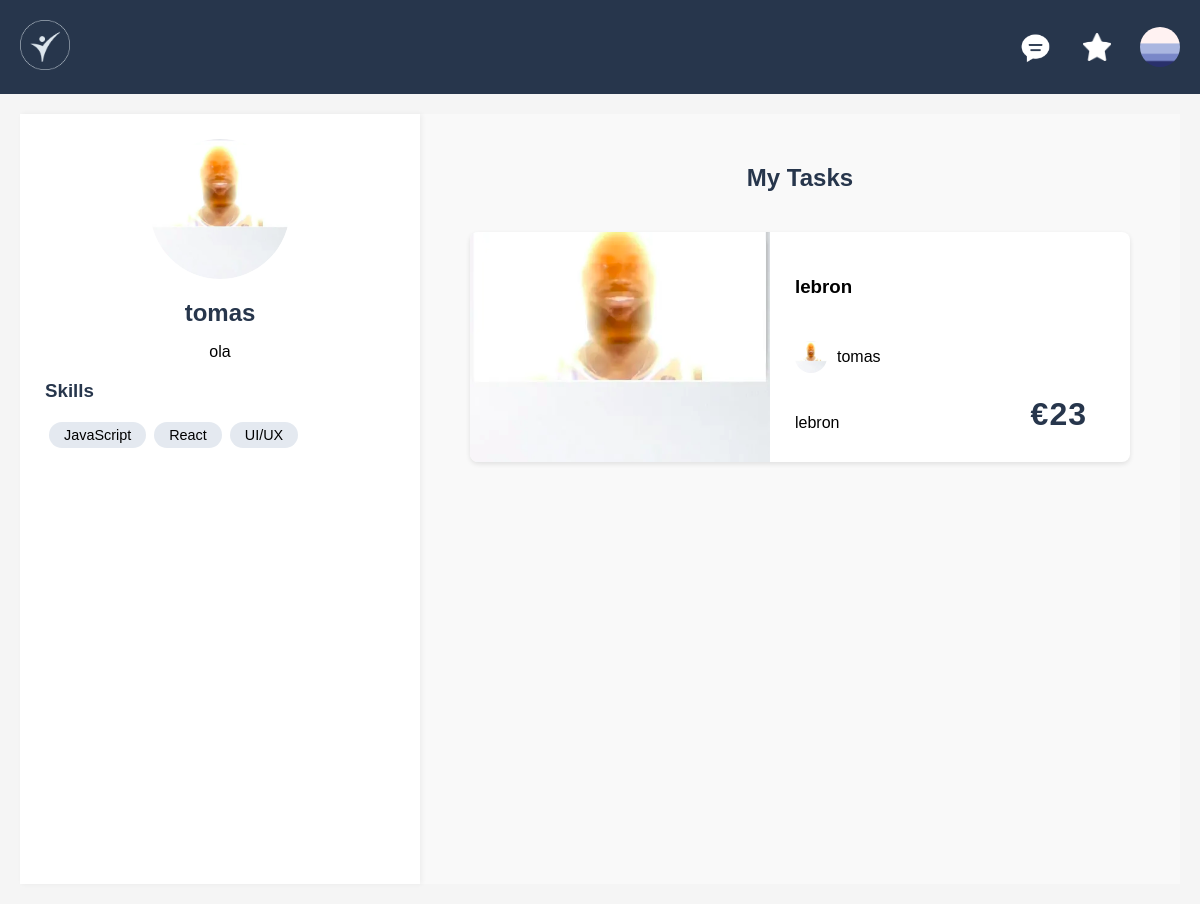
The page /pages/user.php?user=tomas (signed in) on the database as committed earlier.
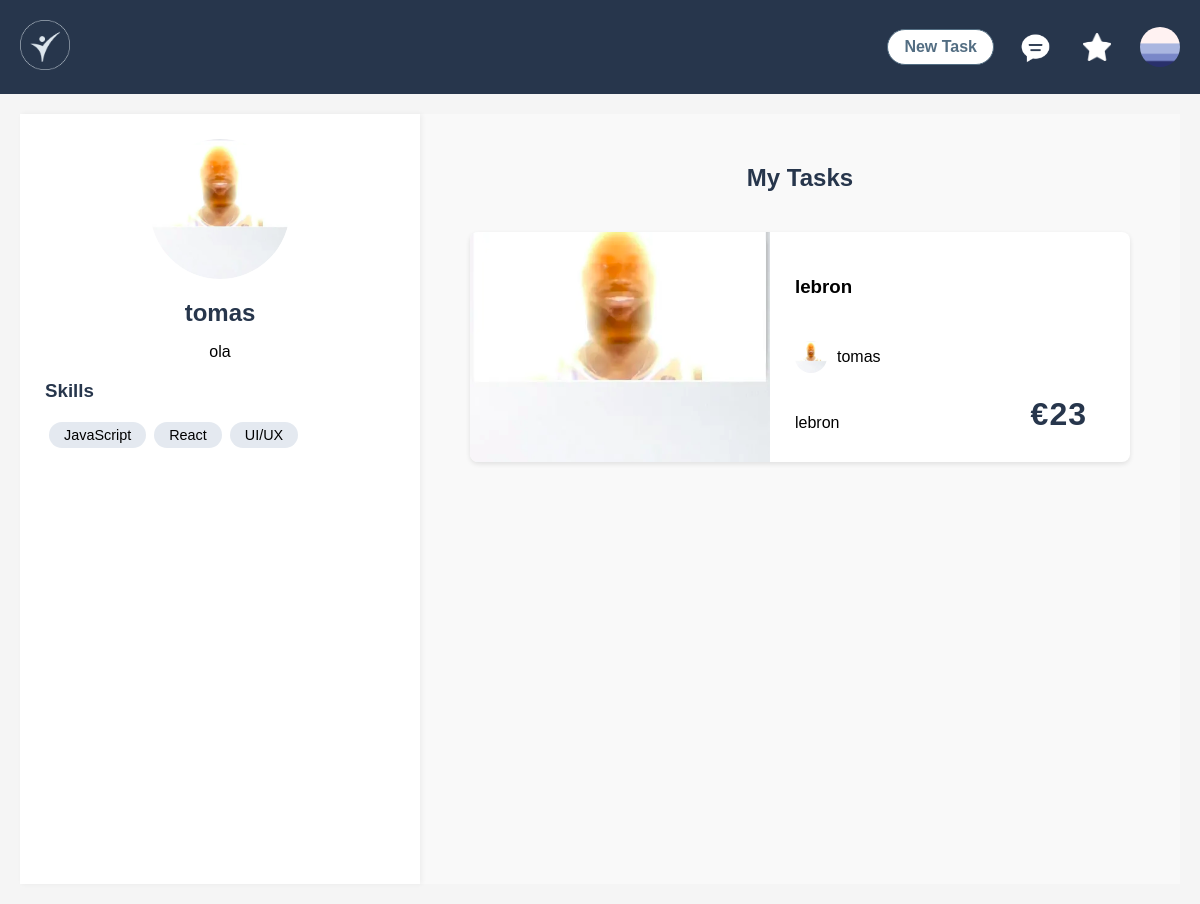
The same page on the database as committed later.
### database/user_db.php (called while the page is built, shortened)
<?php
class User {
    public static function get_user($username) {
        $db = Database::getInstance();
        $stmt = $db->prepare('SELECT * FROM users WHERE username = ?');
        $stmt->execute([$username]);
        return $stmt->fetch();
    }
}
?>

### pages/user.php (the view, shortened to what the changed rows need)
<?php
require_once(__DIR__ . '/../database/user_db.php');
$profileUser = $_GET['user'] ?? $_SESSION['username'] ?? null;
$userData = null;
if ($profileUser) {
    $userData = User::get_user($profileUser);
}
?>
<!DOCTYPE html>
<html lang="en">
    <head>
        <link rel="stylesheet" href="css/style.css">
        <link rel="stylesheet" href="css/user.css">
        <link rel="stylesheet" href="css/gig_card.css">
        </head>
    <body>
    <?php include_once(__DIR__ . '/../components/header.php'); ?>
    <main class="main-layout">
        <aside class="user">
            <div class="user-profile" id="userProfile">
                <h2 class="user-name" id="userName">
                    <?= htmlspecialchars($userData['name'] ?? $_SESSION['username'] ?? 'Guest') ?>
                </h2>
            </div>
        </aside>
        <section class="content-area">
            <h1 class="page-title">My Tasks</h1>
        </section>
    </main>
</body>
</html>

### components/header.php (shortened to what the changed rows need)
<?php
$userPhoto = '../docs/user_icon.png';
$isTasker = false;
if (isset($_SESSION['username'])) {
    require_once(__DIR__ . '/../database/user_db.php');
    try {
        $result = User::get_user($_SESSION['username']);
        if ($result) {
            if (!empty($result['profile_photo'])) {
                $userPhoto = '../docs/' . $result['profile_photo'];
            }
            $isTasker = $result['task_mode'] ?? false;
        }
    } catch (PDOException $e) {
        error_log("Error fetching user data: " . $e->getMessage());
    }
}
?>
<header>
    <div class="header-right">
        <?php if (isset($_SESSION['username'])): ?>
            <?php if ($isTasker): ?>
                <a href="new_task.php" class="new-task-button">New Task</a>
            <?php endif; ?>
            <a href="message_hub.php" class="messages-button">
                <img src="../docs/message.png" alt="Messages" class="message-icon">
            </a>
            <a href="favorites.php" class="favorites-button">
                <img src="../docs/star.png" alt="Favorites" class="star-icon">
            </a>
        <?php endif; ?>
        <img src="<?= htmlspecialchars($userPhoto) ?>" alt="User Profile" class="user-icon" onclick="toggleUserMenu()">
    </div>
</header>

Rows that differ between the two databases and show on the page:
changed users (number 1 of 2 on the later page): task_mode False → True (drawn)
Other text that changed with them:
text now shown: "New Task"
